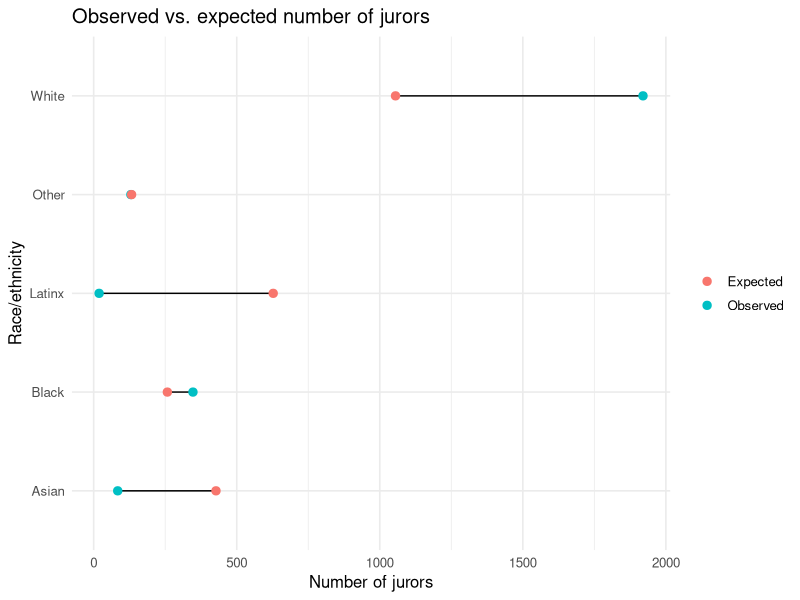
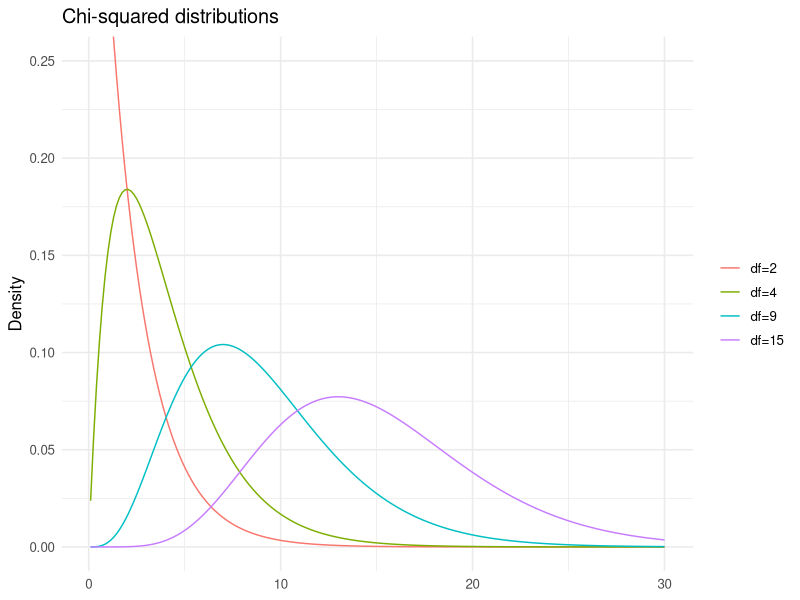

R code for these plots, in order:
## ---- chunk 1
library(ggplot2)
knitr::opts_chunk$set(fig.align = "center", message = FALSE, warning = FALSE)
options(width = 90)
## ---- chunk 2
race     <- c("White", "Black", "Latinx", "Asian", "Other")
observed <- c(1920, 347, 19, 84, 130)
pop_prop <- c(.422, .103, .251, .171, .053)

expected <- 2500 * pop_prop
expected
## ---- chunk 3
sum(observed)
sum(expected)
## ---- chunk 4
contributions <- (observed - expected)^2 / expected
round(contributions, 3)

chi_sq <- sum(contributions)
chi_sq
## ---- chunk 5
pchisq(q = chi_sq, df = 4, lower.tail = FALSE)
## ---- chunk 6
# x = observed counts, p = probabilities under the null
chisq.test(x = observed, p = pop_prop)
## ---- chunk 7
jury_data <- data.frame(race, observed, expected)

ggplot(jury_data, aes(y = race, x = observed)) +
  geom_segment(aes(xend = expected, yend = race)) +
  geom_point(aes(col = "Observed"), size = 2.5) +
  geom_point(aes(col = "Expected", x = expected), size = 2.5) +
  theme_minimal(base_size = 12) +
  labs(x = "Number of jurors", y = "Race/ethnicity", col = NULL,
       title = "Observed vs. expected number of jurors")
## ---- chunk 8
df_levels <- c("df=2", "df=4", "df=9", "df=15")

ggplot(data = data.frame(x = c(0.1, 30)), aes(x)) +
  stat_function(fun = dchisq, n = 201, args = list(df = 2),
                aes(col = factor("df=2", df_levels))) +
  stat_function(fun = dchisq, n = 201, args = list(df = 4),
                aes(col = factor("df=4", df_levels))) +
  stat_function(fun = dchisq, n = 201, args = list(df = 9),
                aes(col = factor("df=9", df_levels))) +
  stat_function(fun = dchisq, n = 201, args = list(df = 15),
                aes(col = factor("df=15", df_levels))) +
  coord_cartesian(ylim = c(0, 0.25)) +
  theme_minimal(base_size = 12) +
  labs(x = NULL, y = "Density", col = NULL, title = "Chi-squared distributions")
## ---- chunk 9
doses <- c(209299, 5024, 2012, 6617, 77668, 194647, 45509)
pop_p <- c(.306, .009, .011, .054, .187, .323, .110)

chisq.test(x = doses, p = pop_p)
## ---- chunk 10
data.frame(
  group      = c("White", "PI", "Native Am.", "Multirace", "Latinx", "Asian", "AA/Black"),
  pct_pop    = pop_p * 100,
  pct_doses  = round(doses / sum(doses) * 100, 1)
)
## ---- chunk 11
Expected <- dbinom(0:3, size = 3, prob = 1/6)
Expected

# as counts, out of 100 rolls
round(100 * Expected, 2)
## ---- chunk 12
observed_dice <- c(47, 35, 15, 3)
chisq.test(x = observed_dice, p = Expected)
## ---- chunk 13
p_2plus   <- 1 - dbinom(0, 3, 1/6) - dbinom(1, 3, 1/6)
Expected2 <- c(dbinom(0:1, size = 3, prob = 1/6), p_2plus)
round(100 * Expected2, 2)   # all now above 5

chisq.test(x = c(47, 35, 18), p = Expected2)
## ---- chunk 14
rolls <- c(25, 17, 15, 23, 24, 16)
chisq.test(x = rolls, p = rep(1/6, 6))
## ---- chunk 15
expected_fair <- rep(120/6, 6)
contrib <- (rolls - expected_fair)^2 / expected_fair
round(contrib, 4)
sum(contrib)
## ---- chunk 16
patients <- c(30, 22, 18, 25, 5)
n <- sum(patients)
expected_days <- n * rep(0.2, 5)
expected_days          # check all >= 5 before testing

chisq.test(x = patients, p = rep(0.2, 5))
